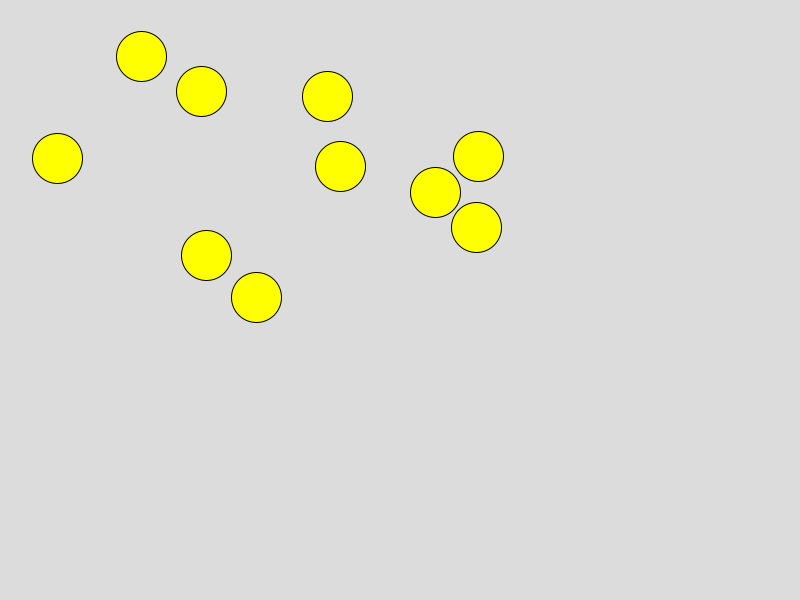
Frame 1 (no input)
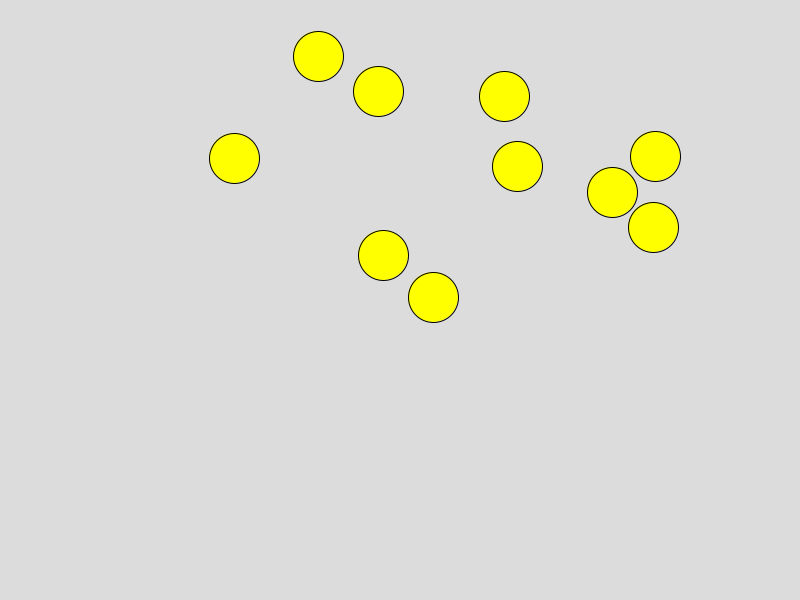
Frame 60 (the mouse pressed at the canvas centre just before this capture)
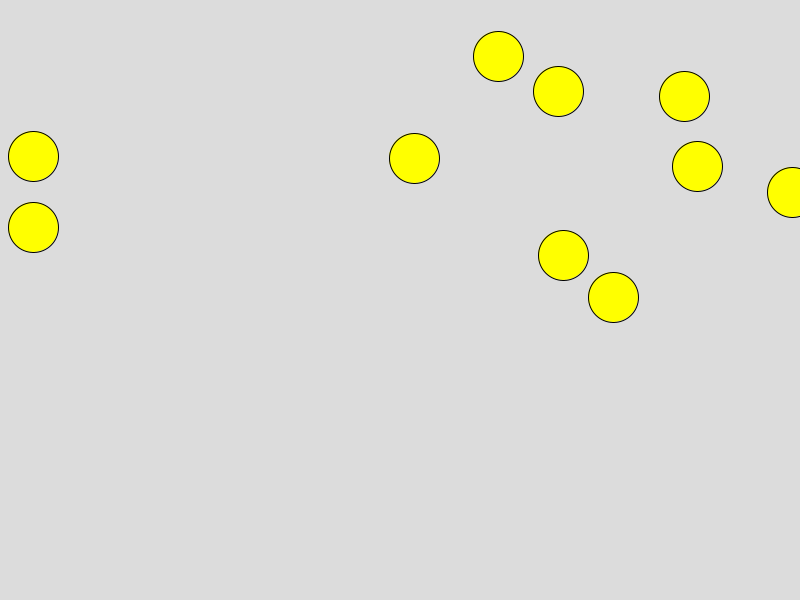
Frame 120 (the mouse held since frame 60 and released just before this capture)

The Processing sketch that drew these frames (run headless with seeded random() and noise(); from frame 60 on, the mouse is pressed at the canvas centre):

// Processing sketch: move
// ── move.pde

//move.pde
//Draw the move
//2017/4/11
//1-3-41 Gihwan Doh

int [][] maru=new int [10][2];

void setup(){
size(800,600);
  for (int i=0; i<10; i++) {
    for (int j=0; j<2; j++) {
      maru[i][j]=(int)random(50,500);
    }
  }
}

void draw(){
  background(220);
  fill(255,255,0);

  
  for (int i=0; i<10; i++) {
  ellipse(maru[i][0],maru[i][1],50,50);}
  
    for (int i=0; i<10; i++) {
    maru[i][0]+=3;}
    
  
      for (int i=0; i<10; i++) {
    if(maru[i][0]>=800){maru[i][0]=0;}
  }
  

}
